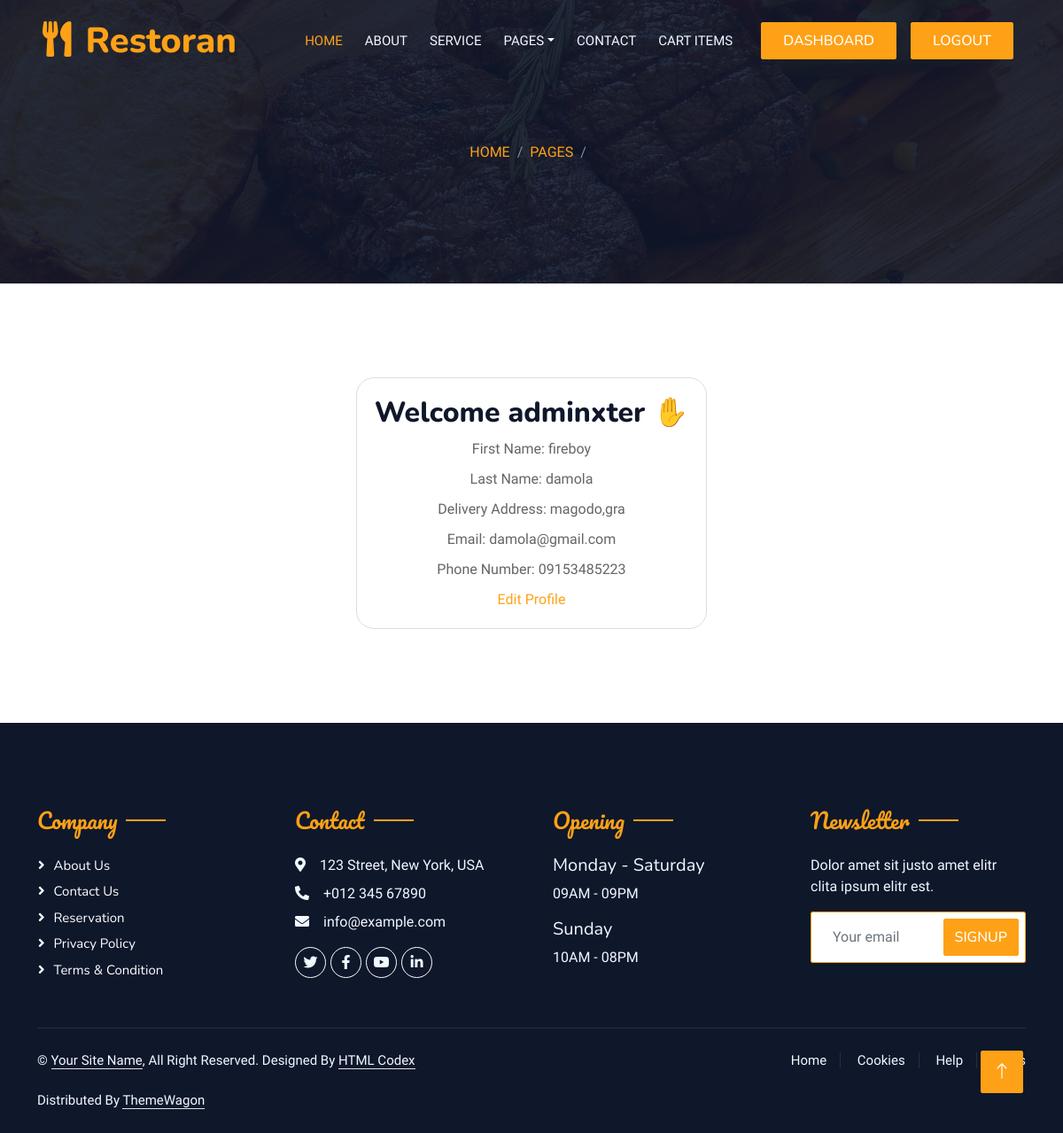
/profile/ (signed in), run on the app's committed database.
### accounts/models.py (models this page shows)
class UserProfile(models.Model):
    user = models.OneToOneField(User, on_delete=models.CASCADE)
    first_name = models.CharField(max_length=30)
    last_name = models.CharField(max_length=30)
    delivery_address = models.TextField()
    phone_number = models.CharField(max_length=15)
    email = models.EmailField()  # Include the email field

### accounts/views.py (the view)
# urls.py: path('profile/', viewprofile, name='profile'),
@login_required
def viewprofile(request):
    user_profile = request.user.userprofile  # Assuming a one-to-one relationship between User and UserProfile
    return render(request, 'registration/profile.html', {'user_profile': user_profile})

### templates/registration/profile.html (shortened to what this page needs)
{% extends 'sitepages/base2.html'%}
{%load static%}
{%block aboutpage_content%}
            <div class="container-xxl py-5 bg-dark hero-header mb-5">
                <div class="container text-center my-5 pt-5 pb-4">
                    <nav aria-label="breadcrumb">
                        <ol class="breadcrumb justify-content-center text-uppercase">
                            <li class="breadcrumb-item"><a href="/">Home</a></li>
                            <li class="breadcrumb-item"><a href="#">Pages</a></li>
                            <li class="breadcrumb-item text-white active" aria-current="page">{{pslug}}</li>
                        </ol>
                    </nav>
                </div>
            </div>
        </div>
          <div id="profile-container">
            <div id="profile-card">
              <h2>Welcome {{ request.user }} ✋</h2>
              <div id="profile-info">
                <p>First Name: {{ user_profile.first_name }}</p>
                <p>Last Name: {{ user_profile.last_name }}</p>
                <p>Delivery Address: {{ user_profile.delivery_address }}</p>
                <p>Email: {{ user_profile.email }}</p>
                <p>Phone Number: {{ user_profile.phone_number }}</p>
              </div>
              <a href="{% url 'accounts:editprofile' %}" id="edit-profile-link">Edit Profile</a>
            </div>
          </div>
{% endblock %}

### static/css/style.css (style rules this page uses)
:root { --primary: #FEA116; --light: #F1F8FF; --dark: #0F172B; }
.hero-header { background: linear-gradient(rgba(15, 23, 43, .9), rgba(15, 23, 43, .9)), url(../img/bg-hero.jpg); background-position: center center; background-repeat: no-repeat; background-size: cover; }
.breadcrumb-item + .breadcrumb-item::before { color: rgba(255, 255, 255, .5); }

### templates/registration/profile.html (style rules this page uses)
#profile-container { display: flex; flex-direction: column; align-items: center; justify-content: center; height: 50vh; }
#profile-card { border: 1px solid #ddd; padding: 20px; max-width: 400px; text-align: center; border-radius: 20px; }
#profile-info p { margin: 10px 0; }
#edit-profile-link { margin-top: 20px; }

### data on the page
UserProfile: first_name "fireboy", last_name "damola", delivery_address "magodo,gra", email "damola@gmail.com", phone_number "09153485223"

### other printed values
{{ request.user }} "adminxter"
